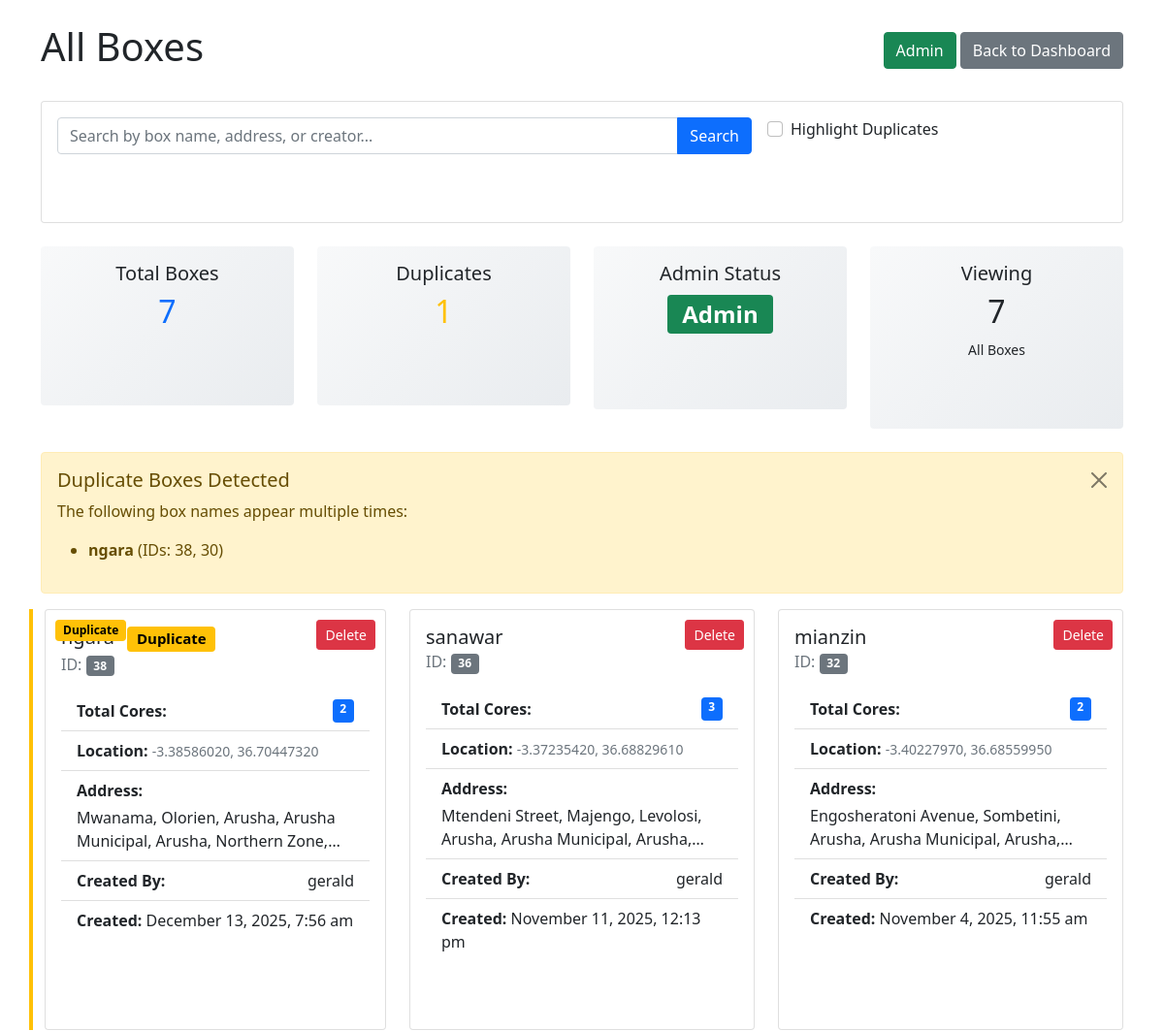
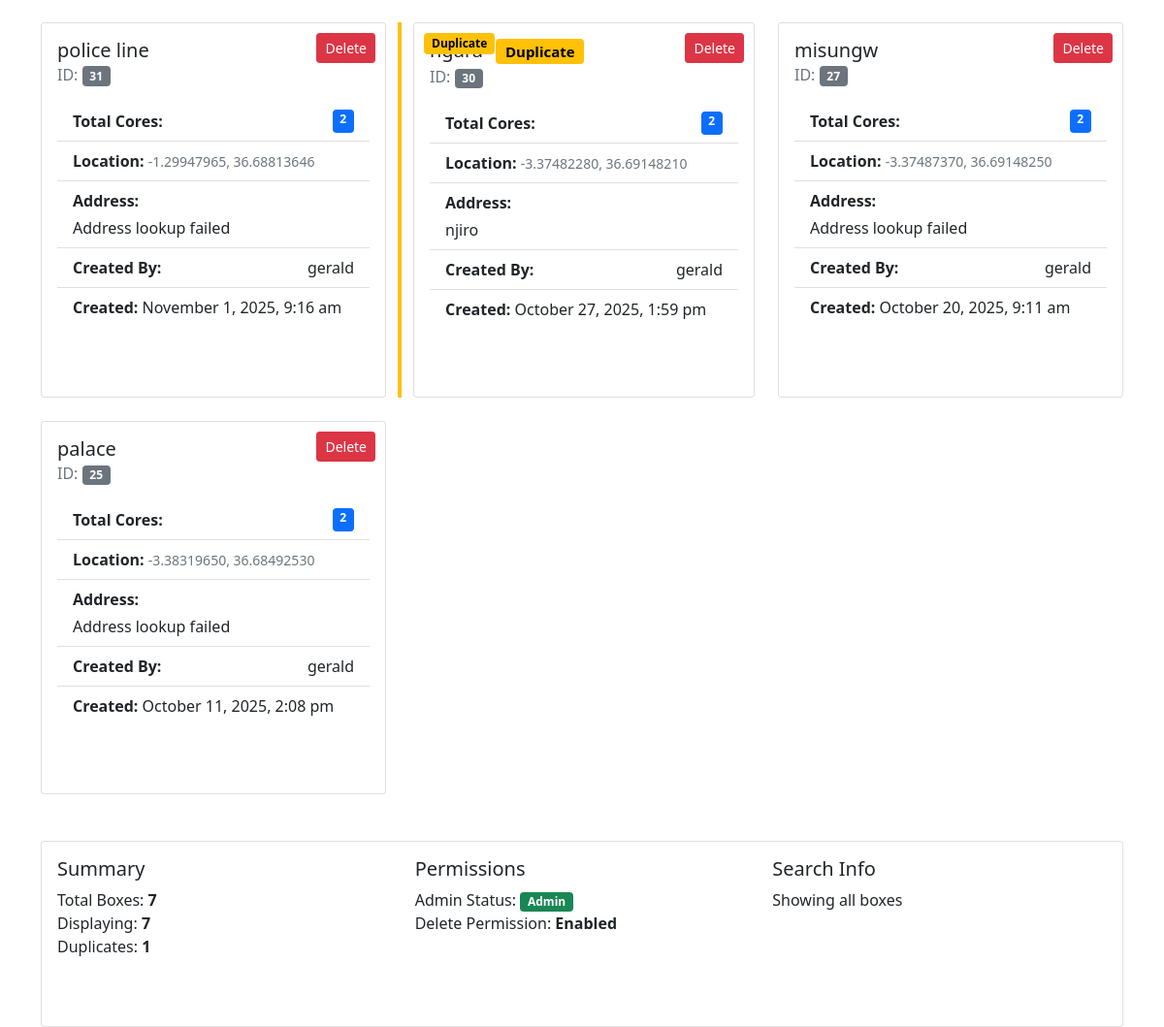
Screenshot of /view_boxes.php (signed in) with the database file from the repository (2 pictures, top to bottom).
### tables this page shows
CREATE TABLE `boxes` (
  `id` int(11) NOT NULL,
  `box_name` varchar(100) NOT NULL,
  `total_cores` int(11) NOT NULL,
  `location_lat` decimal(10,8) DEFAULT NULL,
  `location_lng` decimal(11,8) DEFAULT NULL,
  `address` text DEFAULT NULL,
  `created_by` int(11) DEFAULT NULL,
  `created_at` timestamp NOT NULL DEFAULT current_timestamp()
);

CREATE TABLE `users` (
  `id` int(11) NOT NULL,
  `username` varchar(50) NOT NULL,
  `email` varchar(100) NOT NULL,
  `password` varchar(255) NOT NULL,
  `created_at` timestamp NOT NULL DEFAULT current_timestamp(),
  `is_admin` tinyint(1) DEFAULT 0,
  `is_active` tinyint(1) DEFAULT 1,
  `last_login` timestamp NULL DEFAULT NULL,
  `password_changed` datetime DEFAULT current_timestamp()
);

### view_boxes.php (the view, shortened to what this page needs)
<?php
require_once 'config.php';
$is_admin = isset($_SESSION['is_admin']) && $_SESSION['is_admin'] == 1;
$search = isset($_GET['search']) ? trim($_GET['search']) : '';
$search_filter = '';
$params = [];
try {
    $sql = "SELECT b.*, u.username as creator_name
            FROM boxes b
            LEFT JOIN users u ON b.created_by = u.id
            $search_filter
            ORDER BY b.created_at DESC";
    $stmt = $pdo->prepare($sql);
    $stmt->execute($params);
    $boxes = $stmt->fetchAll(PDO::FETCH_ASSOC);
    $box_names = [];
    $duplicate_boxes = [];
    foreach ($boxes as $box) {
        $box_name = strtolower(trim($box['box_name']));
        if (isset($box_names[$box_name])) {
            if (!isset($duplicate_boxes[$box_name])) {
                $duplicate_boxes[$box_name] = [$box_names[$box_name]];
            }
            $duplicate_boxes[$box_name][] = $box['id'];
        } else {
            $box_names[$box_name] = $box['id'];
        }
    }
} catch (PDOException $e) {
    die("Error fetching boxes: " . $e->getMessage());
}
try {
    $count_sql = "SELECT COUNT(*) as total FROM boxes";
    $count_stmt = $pdo->query($count_sql);
    $total_count = $count_stmt->fetch(PDO::FETCH_ASSOC)['total'];
} catch (PDOException $e) {
    $total_count = 0;
}
?>
<!DOCTYPE html>
<html lang="en">
<head>
    <link href="https://cdn.jsdelivr.net/npm/bootstrap@5.1.3/dist/css/bootstrap.min.css" rel="stylesheet">
    <link rel="stylesheet" href="https://cdn.jsdelivr.net/npm/bootstrap-icons@1.8.1/font/bootstrap-icons.css">
</head>
<body>
    <div class="container mt-4">
        <div class="d-flex justify-content-between align-items-center mb-4">
            <h1>All Boxes</h1>
            <div>
                <a href="admin.php" class="btn btn-success">
                    Admin
                </a>
                <a href="dashboard.php" class="btn btn-secondary">
                    Back to Dashboard
                </a>
            </div>
        </div>
        <div class="card mb-4">
            <div class="card-body">
                <form method="GET" action="" class="row g-3">
                    <div class="col-md-8">
                        <div class="input-group">
                            <input type="text" class="form-control" name="search"
                                   placeholder="Search by box name, address, or creator..."
                                   value="<?php echo htmlspecialchars($search); ?>">
                            <button class="btn btn-primary" type="submit">
                                Search
                            </button>
                        </div>
                    </div>
                    <div class="col-md-4">
                        <div class="form-check">
                            <input class="form-check-input" type="checkbox" id="showDuplicates"
                                   onclick="toggleDuplicates()">
                            <label class="form-check-label" for="showDuplicates">
                                Highlight Duplicates
                            </label>
                        </div>
                    </div>
                </form>
            </div>
        </div>
        <div class="row mb-4">
            <div class="col-md-3">
                <div class="card stats-card">
                    <div class="card-body text-center">
                        <h5 class="card-title">Total Boxes</h5>
                        <h2 class="text-primary"><?php echo $total_count; ?></h2>
                    </div>
                </div>
            </div>
            <div class="col-md-3">
                <div class="card stats-card">
                    <div class="card-body text-center">
                        <h5 class="card-title">Duplicates</h5>
                        <h2 class="text-warning"><?php echo count($duplicate_boxes); ?></h2>
                    </div>
                </div>
            </div>
            <div class="col-md-3">
                <div class="card stats-card">
                    <div class="card-body text-center">
                        <h5 class="card-title">Admin Status</h5>
                        <h2>
                            <span class="badge bg-<?php echo $is_admin ? 'success' : 'secondary'; ?>">
                                <?php echo $is_admin ? 'Admin' : 'User'; ?>
                            </span>
                        </h2>
                    </div>
                </div>
            </div>
            <div class="col-md-3">
                <div class="card stats-card">
                    <div class="card-body text-center">
                        <h5 class="card-title">Viewing</h5>
                        <h2><?php echo count($boxes); ?></h2>
                        <small><?php echo !empty($search) ? 'Search Results' : 'All Boxes'; ?></small>
                    </div>
                </div>
            </div>
        </div>
        <?php if (!empty($duplicate_boxes)): ?>
            <div class="alert alert-warning alert-dismissible fade show" role="alert">
                <h5>Duplicate Boxes Detected</h5>
                <p>The following box names appear multiple times:</p>
                <ul>
                    <?php foreach($duplicate_boxes as $name => $ids): ?>
                        <li><strong><?php echo htmlspecialchars($name); ?></strong> (IDs: <?php echo implode(', ', $ids); ?>)</li>
                    <?php endforeach; ?>
                </ul>
                <button type="button" class="btn-close" data-bs-dismiss="alert" aria-label="Close"></button>
            </div>
        <?php endif; ?>
        <div class="row" id="boxesGrid">
            <?php if (!empty($boxes)): ?>
                <?php foreach($boxes as $row):
                    $is_duplicate = false;
                    $box_name_lower = strtolower(trim($row['box_name']));
                    foreach ($duplicate_boxes as $dup_name => $dup_ids) {
                        if (strtolower($dup_name) === $box_name_lower) {
                            $is_duplicate = true;
                            break;
                        }
                    }
                ?>
                    <div class="col-md-4 mb-4 box-item <?php echo $is_duplicate ? 'duplicate-box' : ''; ?>"
                         data-boxname="<?php echo strtolower(trim($row['box_name'])); ?>">
                        <div class="card box-card h-100">
                            <div class="card-body position-relative">
                                <?php if ($is_duplicate): ?>
                                    <div class="duplicate-warning">
                                        Duplicate
                                    </div>
                                <?php endif; ?>
                                <?php if ($is_admin): ?>
                                    <button type="button" class="btn btn-danger btn-sm delete-btn"
                                            data-bs-toggle="modal"
                                            data-bs-target="#deleteModal"
                                            data-boxid="<?php echo $row['id']; ?>"
                                            data-boxname="<?php echo htmlspecialchars($row['box_name']); ?>">
                                        Delete
                                    </button>
                                <?php endif; ?>
                                <h5 class="card-title">
                                    <?php echo htmlspecialchars($row['box_name']); ?>
                                    <?php if ($is_duplicate): ?>
                                        <span class="badge badge-duplicate ms-2">Duplicate</span>
                                    <?php endif; ?>
                                </h5>
                                <h6 class="card-subtitle mb-3 text-muted">
                                    ID: <span class="badge bg-secondary"><?php echo $row['id']; ?></span>
                                </h6>
                                <ul class="list-group list-group-flush">
                                    <li class="list-group-item d-flex justify-content-between">
                                        <span><strong>Total Cores:</strong></span>
                                        <span class="badge bg-primary"><?php echo $row['total_cores']; ?></span>
                                    </li>
                                    <li class="list-group-item">
                                        <strong>Location:</strong>
                                        <?php
                                        if ($row['location_lat'] && $row['location_lng']) {
                                            echo '<small class="text-muted">' . $row['location_lat'] . ', ' . $row['location_lng'] . '</small>';
                                        } else {
                                            echo '<span class="text-warning">Not set</span>';
                                        }
                                        ?>
                                    </li>
                                    <li class="list-group-item">
                                        <strong>Address:</strong>
                                        <div class="address-truncate mt-1">
                                            <?php
                                            echo $row['address'] ? htmlspecialchars($row['address']) : '<span class="text-warning">Not provided</span>';
                                            ?>
                                        </div>
                                    </li>
                                    <li class="list-group-item d-flex justify-content-between">
                                        <span><strong>Created By:</strong></span>
                                        <span><?php echo htmlspecialchars($row['creator_name'] ?: 'Unknown'); ?></span>
                                    </li>
                                    <li class="list-group-item">
                                        <strong>Created:</strong>
                                        <?php echo date("F j, Y, g:i a", strtotime($row['created_at'])); ?>
                                    </li>
                                </ul>
                            </div>
                        </div>
                    </div>
                <?php endforeach; ?>
            <?php endif; ?>
        </div>
        <?php if (!empty($boxes)): ?>
            <div class="row mt-4">
                <div class="col-12">
                    <div class="card">
                        <div class="card-body">
                            <div class="row">
                                <div class="col-md-4">
                                    <h5 class="card-title">Summary</h5>
                                    <p class="card-text">
                                        Total Boxes: <strong><?php echo $total_count; ?></strong><br>
                                        Displaying: <strong><?php echo count($boxes); ?></strong><br>
                                        Duplicates: <strong><?php echo count($duplicate_boxes); ?></strong>
                                    </p>
                                </div>
                                <div class="col-md-4">
                                    <h5 class="card-title">Permissions</h5>
                                    <p class="card-text">
                                        Admin Status:
                                        <span class="badge bg-<?php echo $is_admin ? 'success' : 'secondary'; ?>">
                                            <?php echo $is_admin ? 'Admin' : 'Regular User'; ?>
                                        </span><br>
                                        Delete Permission:
                                        <strong><?php echo $is_admin ? 'Enabled' : 'Disabled'; ?></strong>
                                    </p>
                                </div>
                                <div class="col-md-4">
                                    <h5 class="card-title">Search Info</h5>
                                    <p class="card-text">
                                        <?php if (!empty($search)): ?>
                                            Searching for: <strong>"<?php echo htmlspecialchars($search); ?>"</strong><br>
                                            <a href="view_boxes.php" class="text-decoration-none">
                                                View all boxes
                                            </a>
                                        <?php else: ?>
                                            Showing all boxes
                                        <?php endif; ?>
                                    </p>
                                </div>
                            </div>
                        </div>
                    </div>
                </div>
            </div>
        <?php endif; ?>
    </div>
</body>
</html>

### view_boxes.php (style rules this page uses)
.box-card { transition: transform 0.2s; min-height: 350px; }
.delete-btn { position: absolute; top: 10px; right: 10px; }
.alert { margin-top: 20px; }
.card-body { padding-bottom: 70px; }
.address-truncate { overflow: hidden; text-overflow: ellipsis; display: -webkit-box; -webkit-line-clamp: 2; -webkit-box-orient: vertical; }
.duplicate-warning { position: absolute; top: 10px; left: 10px; background-color: #ffc107; color: #000; padding: 2px 8px; border-radius: 4px; font-size: 12px; font-weight: bold; z-index: 1; }
.duplicate-box { border-left: 4px solid #ffc107; }
.stats-card { background: linear-gradient(135deg, #f8f9fa 0%, #e9ecef 100%); border: none; }
.badge-duplicate { background-color: #ffc107; color: #000; }

### rows the page displays
boxes: box_name "Duplicate", id "38", total_cores "2", location_lat "-3.38586020", location_lng "36.70447320", address "Mwanama, Olorien, Arusha, Arusha Municipal, Arusha, Northern…", created_by.username "gerald", created_at "December 13, 2025, 7:56 am"
boxes: box_name "sanawar", id "36", total_cores "3", location_lat "-3.37235420", location_lng "36.68829610", address "Mtendeni Street, Majengo, Levolosi, Arusha, Arusha Municipal,…", created_by.username "gerald", created_at "November 11, 2025, 12:13 pm"
boxes: box_name "mianzin", id "32", total_cores "2", location_lat "-3.40227970", location_lng "36.68559950", address "Engosheratoni Avenue, Sombetini, Arusha, Arusha Municipal,…", created_by.username "gerald", created_at "November 4, 2025, 11:55 am"
boxes: box_name "police line", id "31", total_cores "2", location_lat "-1.29947965", location_lng "36.68813646", address "Address lookup failed", created_by.username "gerald", created_at "November 1, 2025, 9:16 am"
boxes: box_name "Duplicate", id "30", total_cores "2", location_lat "-3.37482280", location_lng "36.69148210", address "njiro", created_by.username "gerald", created_at "October 27, 2025, 1:59 pm"
boxes: box_name "misungw", id "27", total_cores "2", location_lat "-3.37487370", location_lng "36.69148250", address "Address lookup failed", created_by.username "gerald", created_at "October 20, 2025, 9:11 am"
boxes: box_name "palace", id "25", total_cores "2", location_lat "-3.38319650", location_lng "36.68492530", address "Address lookup failed", created_by.username "gerald", created_at "October 11, 2025, 2:08 pm"

### other values shown
$total_count "7"
count($duplicate_boxes) "1"
count($boxes) "7"
$name "ngara"
implode(', ', $ids) "38, 30"
